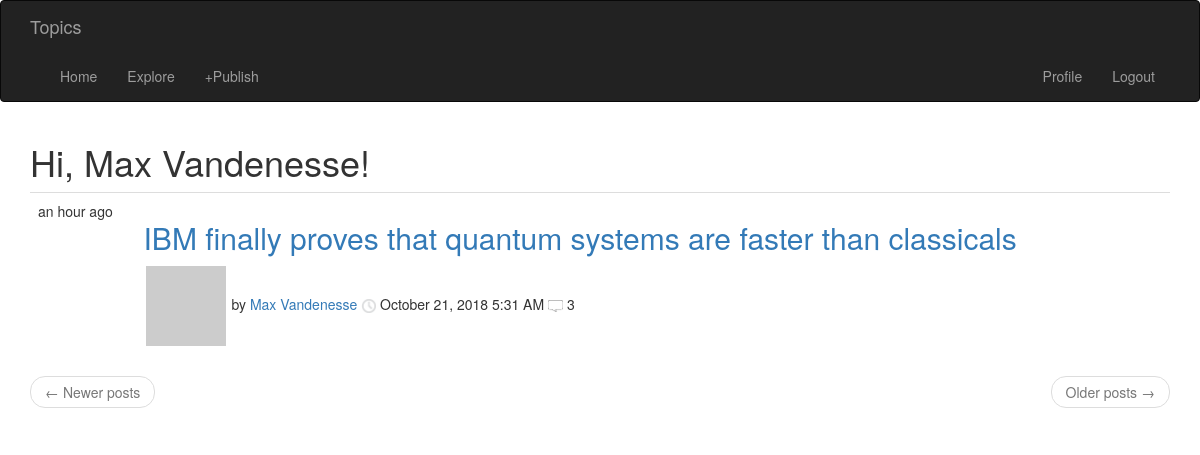
The app's page /index (signed in) with its own data.
### app/models.py (models this page shows, shortened)
class User(UserMixin, db.Model):
    id = db.Column(db.Integer, primary_key=True)
    username = db.Column(db.String(64), index=True, unique=True)
    email = db.Column(db.String(120), index=True, unique=True)
    password_hash = db.Column(db.String(128))
    posts = db.relationship('Post', backref='author', lazy='dynamic')
    comments = db.relationship('Comment', backref='author', lazy='dynamic')
    about_me = db.Column(db.String(140))
    last_seen = db.Column(db.DateTime, default=datetime.utcnow)
    followed = db.relationship(
        'User',
        secondary=followers,
        primaryjoin=(followers.c.follower_id == id),
        secondaryjoin=(followers.c.followed_id == id),
        backref=db.backref('followers', lazy='dynamic'),
        lazy='dynamic')
    def avatar(self, size):
        digest = md5(self.email.lower().encode('utf-8')).hexdigest()
        return 'https://www.gravatar.com/avatar/{}?d=identicon&s={}'.format(
            digest, size)
    def followed_posts(self):
        followed = Post.query.join(
            followers, (followers.c.followed_id == Post.user_id)).filter(
                followers.c.follower_id == self.id)
        own = Post.query.filter_by(user_id=self.id)
        return followed.union(own).order_by(Post.timestamp.desc())

class Post(db.Model):
    id = db.Column(db.Integer, primary_key=True)
    title = db.Column(db.String(500))
    body = db.Column(db.String(50000))
    timestamp = db.Column(db.DateTime, index=True, default=datetime.utcnow)
    user_id = db.Column(db.Integer, db.ForeignKey('user.id'))
    comments = db.relationship('Comment', backref='post', lazy='dynamic')
    number_of_comments = db.Column(db.String(20))

### app/routes.py (the view)
@app.route('/', methods=['GET', 'POST'])
@app.route('/index', methods=['GET', 'POST'])
@login_required
def index():
    page = request.args.get('page', 1, type=int)
    posts = current_user.followed_posts().paginate(
        page, app.config['POSTS_PER_PAGE'], False)
    next_url = url_for('index', page=posts.next_num) \
        if posts.has_next else None
    prev_url = url_for('index', page=posts.prev_num) \
        if posts.has_prev else None
    return render_template(
        "index.html",
        title='Topics',
        posts=posts.items,
        next_url=next_url,
        prev_url=prev_url)

### app/models.py (called while the page is built)
@login.user_loader
def load_user(id):
    return User.query.get(int(id))

### app/routes.py (called while the page is built)
@app.before_request
def before_request():
    if current_user.is_authenticated:
        current_user.last_seen = datetime.utcnow()
        db.session.commit()

### app/templates/index.html (shortened to what this page needs)
 {% extends "base.html" %} {% import 'bootstrap/wtf.html' as wtf %} {% block app_content %}
<h1>Hi, {{ current_user.username }}!</h1>
 {% for post in posts %} {% include '_post.html' %} {% endfor %}
<nav aria-label="...">
    <ul class="pager">
        <li class="previous{% if not prev_url %} disabled{% endif %}">
            <a href="{{ prev_url or '#' }}">
                <span aria-hidden="true">&larr;</span> Newer posts
            </a>
        </li>
        <li class="next{% if not next_url %} disabled{% endif %}">
            <a href="{{ next_url or '#' }}">
                Older posts
                <span aria-hidden="true">&rarr;</span>
            </a>
        </li>
    </ul>
</nav>
{% endblock %}

### app/templates/_post.html
<table class="table table-hove">
    <tr>
        <td id="time" valign="bottom !important">
            {{moment(post.timestamp).fromNow()}}
        </td>
        <td>
            <h2>
                <a style="font: #000000 !important" href="{{ url_for('post', id=post.id) }}">
                    {{post.title}}</a>
            </h2>
            <a href="{{ url_for('user', username=post.author.username) }}">
                <img style="margin:2px !important;" src="{{ post.author.avatar(30) }}" />
            </a>
            by
            <a href="{{ url_for('user', username=post.author.username) }}">
                {{ post.author.username }}</a>
            <img width="15px" src="/static/images/clock.png"> {{moment(post.timestamp).format('LLL') }}
            <img width="15px" src="/static/images/comment.png"> {{post.number_of_comments}}
        </td>
    </tr>
</table>

### app/static/css/style.css (style rules this page uses)
.table { margin-bottom: 0; }

### records on screen
User: username "Max Vandenesse"
Post: timestamp "an hour ago", title "IBM finally proves that quantum systems are faster than classicals", author.username "Max Vandenesse", timestamp "October 21, 2018 5:31 AM", number_of_comments "3"
